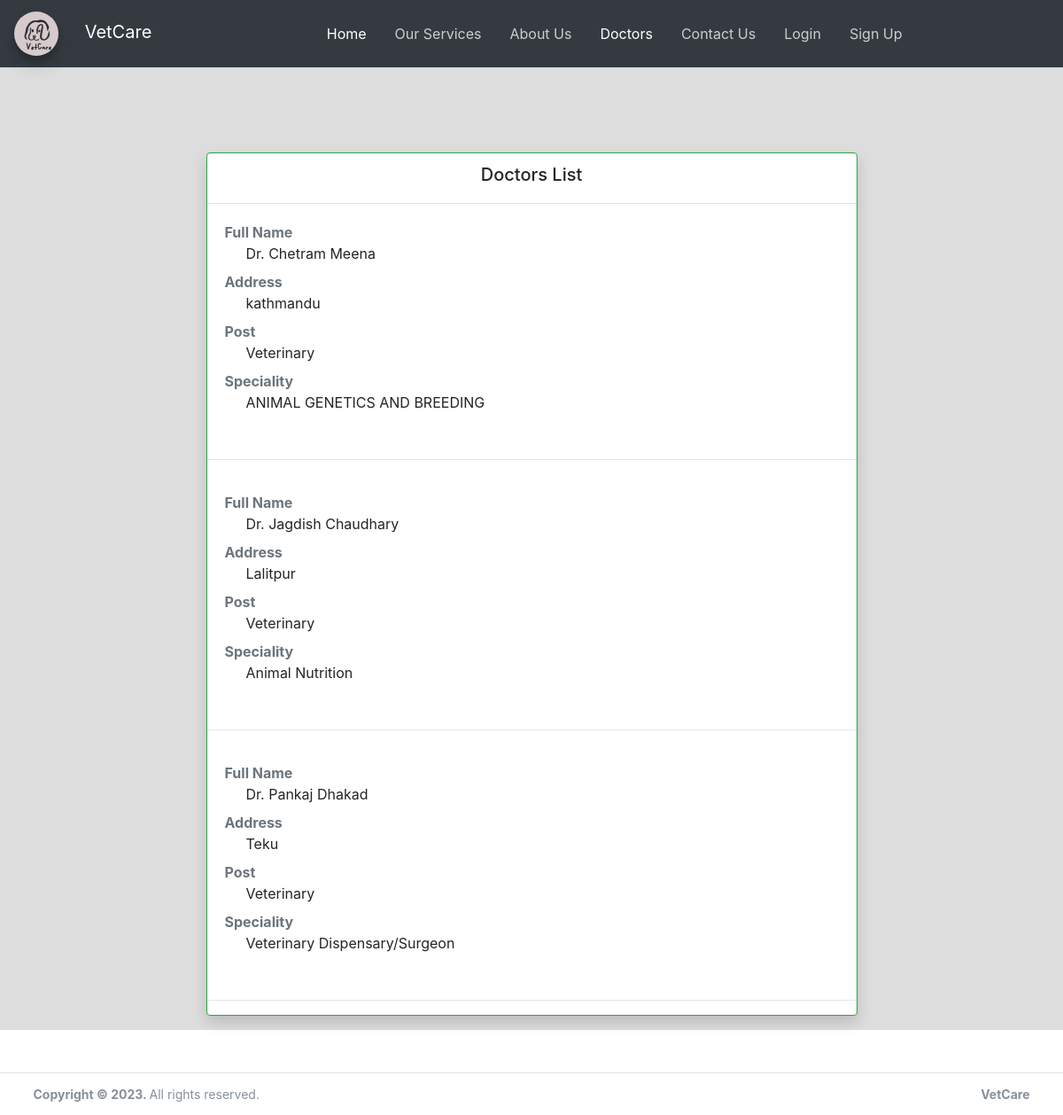
The app's page /?page=doctor_list with its own data.
### tables this page shows
CREATE TABLE `doctor_details` (
  `id` int(11) NOT NULL AUTO_INCREMENT,
  `doc_id` int(11) DEFAULT NULL,
  `profession` varchar(200) DEFAULT NULL,
  `speciality` varchar(200) DEFAULT NULL,
  PRIMARY KEY (`id`),
  KEY `doc_id` (`doc_id`),
  CONSTRAINT `doctor_details_ibfk_1` FOREIGN KEY (`doc_id`) REFERENCES `users` (`id`) ON DELETE CASCADE ON UPDATE CASCADE
);

CREATE TABLE `users` (
  `id` int(50) NOT NULL AUTO_INCREMENT,
  `fullname` varchar(250) NOT NULL,
  `phone` varchar(250) DEFAULT NULL,
  `email` varchar(250) DEFAULT NULL,
  `password` text NOT NULL,
  `address` varchar(250) DEFAULT NULL,
  `type` tinyint(1) NOT NULL DEFAULT 0,
  `user_status` varchar(250) DEFAULT NULL,
  `otp` varchar(255) DEFAULT NULL,
  `date_added` datetime NOT NULL DEFAULT current_timestamp(),
  `date_updated` datetime DEFAULT NULL ON UPDATE current_timestamp(),
  PRIMARY KEY (`id`)
);

### doctor_list.php (the view, shortened to what this page needs)
<?php
$qry = $conn->query("SELECT * FROM `users` u JOIN doctor_details d ON u.`id`=d.`doc_id` WHERE TYPE = '2' ");
?>
<div class="col-12">
    <div class="row my-5 d-flex align-items-center justify-content-center">
        <div class="col-md-8">
            <div class="card card-outline rounded-1 shadow border border-success">
                <div class="card-header" style="text-align: center;">
                    <h5>Doctors List</h5>
                </div>
                <?php
                    if ($qry->num_rows > 0) {
                        foreach ($qry as $k => $v) {
                            ?>
                        <div class="card-body rounded-0">
                            <dl>
                                <dt class="text-muted">Full Name</dt>
                                <dd class='pl-4 fs-4 fw-bold'><?= $v['fullname'] ?></dd>
                                <dt class="text-muted">Address</dt>
                                <dd class='pl-4 fs-4 fw-bold'><?= $v['address'] ?></dd>
                                <dt class="text-muted">Post</dt>
                                <dd class='pl-4 fs-4 fw-bold'><?= $v['profession'] ?></dd>
                                <dt class="text-muted">Speciality</dt>
                                <dd class='pl-4 fs-4 fw-bold'><?= $v['speciality'] ?></dd>
                            </dl>
                        </div>
                        <hr>
                    <?php }
                    }
                ?>
            </div>
        </div>
    </div>
</div>

### records on screen
doctor_details: doc.fullname "Dr. Chetram Meena", doc.address "kathmandu", profession "Veterinary", speciality "ANIMAL GENETICS AND BREEDING"
doctor_details: doc.fullname "Dr. Jagdish Chaudhary", doc.address "Lalitpur", profession "Veterinary", speciality "Animal Nutrition"
doctor_details: doc.fullname "Dr. Pankaj Dhakad", doc.address "Teku", profession "Veterinary", speciality "Veterinary Dispensary/Surgeon"

### other values on screen
$_settings->info('short_name') "VetCare"
